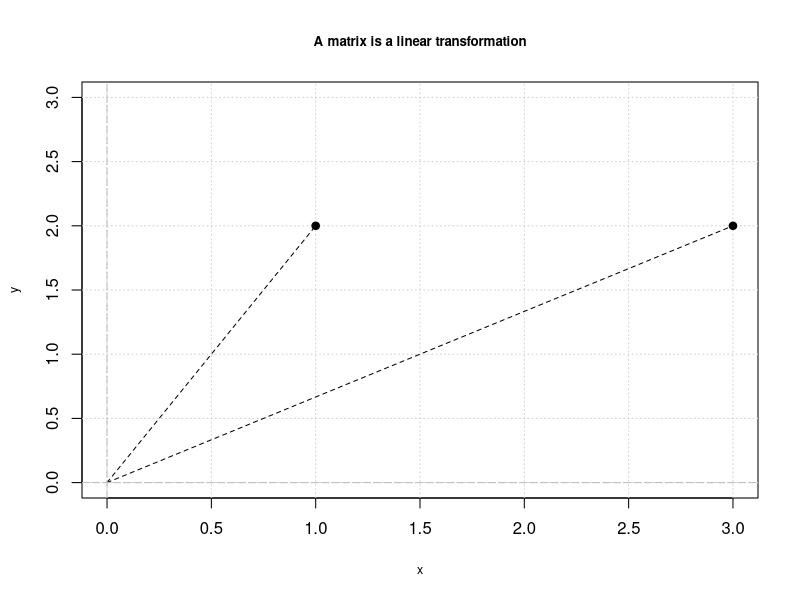
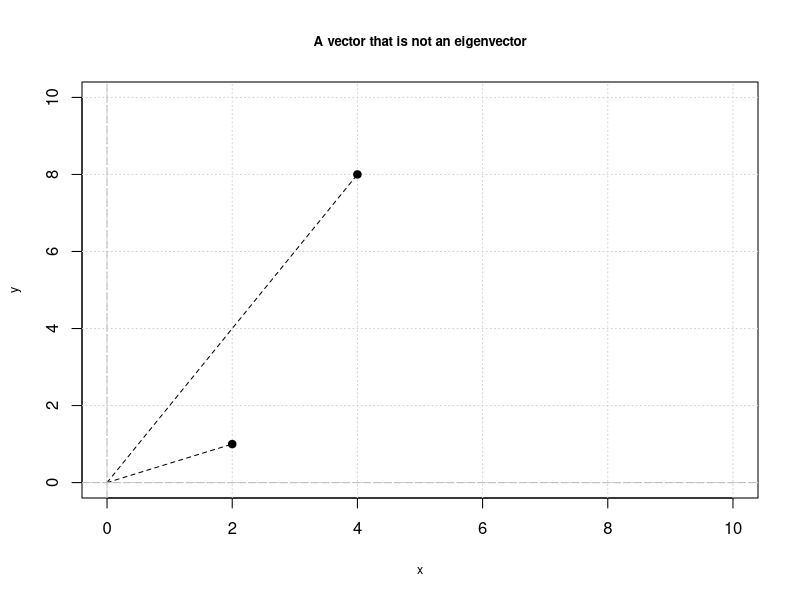
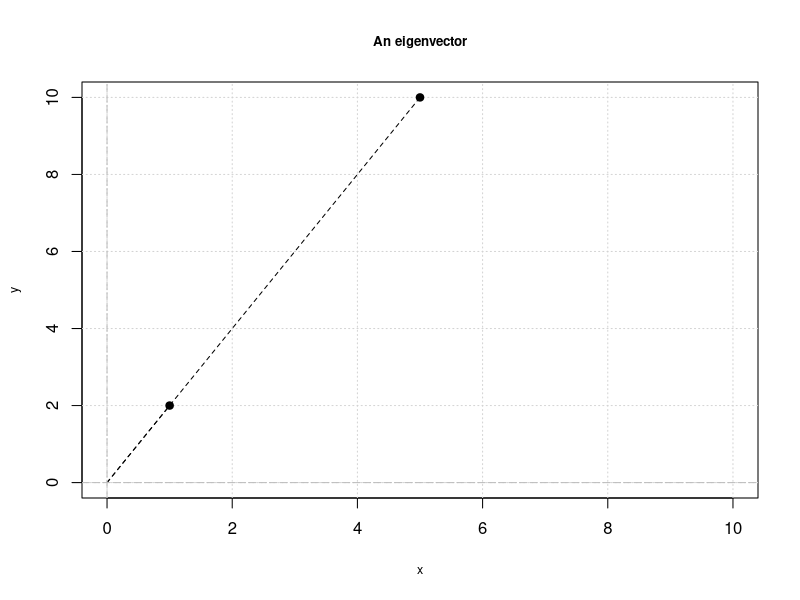

The R source for these figures, in order:
#Sec. I.2.2.1 - Basic terminology
elem <- c(-1, 0.4, -0.5, 0, 3, 2)
A <- matrix(elem, nrow = 2) #create matrix object
A.trans <- t(A) #transpose the matrix

#Sec. I.2.2.2 - Laws of Matrix Algebra
A <- matrix(c(1, 3, 2, 4), nrow = 2) #define square matrix
B <- matrix(c(5, 7, 6, 8), nrow = 2) #define square matrix

C <- A + B #matrix addition
zero.mat <- matrix(c(0, 0, 0, 0), nrow = 2) #define zero matrix

C + zero.mat #should result in C matrix
A + (- A) # should result in zero.mat

A <- matrix(c(0, -1, 1, 2), nrow = 2)
2 * A #multiply the matrix by a scalar

A <- matrix(c(1,2,3), nrow = 3)
B <- matrix(c(-1, 1, 2), nrow = 3)
sum(A * B) #dot product of two non-zero vectors

A <- matrix(c(1, 2, 1), nrow = 3)
B <- matrix(c(-1, 1, -1), nrow = 3)
sum(A * B) #orthogonal vectors

A <- matrix(c(0, 1, 1, 2, -1, 0), nrow = 2)
B <- matrix(c(1, 0 , 2, 0, 0, -1, 2, 1, 0, 1, -1, 2), nrow = 3)
A %*% B #matrix product

A <- matrix(1:9, nrow = 3)
B <- matrix(10:18, nrow = 3)
A %*% B 
B %*% A #non-commutative

x <- 1:9
y <- 10:18
A <- diag(x) #define diagonal matrix
B <- diag (y) #define diagonal matrix
A %*% B
B %*% A #diagonal matrices are commutative 

A <- matrix(1:9, nrow = 3)
B <- diag(10:18, nrow = 3)
t(A %*% B)
t(B) %*% t(A)

#Sec. I.2.2.3 - Singular Matrices
I <- diag(rep(1,4))
A <- matrix(1:16, nrow = 4)
I %*% A
A %*% I

A <- matrix(c(1, -0.25, -0.25, 1), nrow = 2) #define the non-singular matrix
solve(A) #inverse the matrix
solve(A) %*% A #matrix product of inversed matrix and the original produces the identity matrix
A %*% solve(A)

#Sec. I.2.2.4 - Determinants
A <- matrix(c(1, 0, 1, 2, 2, 1, 0, 2, 1, -1, 0, 1, 0, 2, 1, 1), nrow = 4)
det(A) #this is the singular matrix therefore the inverse of matrix A does not exist

#Sec. I.2.2.5 - Matrix Inversion
A <- matrix(c(1, 2, 0, -2, 4, 2, 3, 0, -1), nrow = 3)
det(A) #the determinant of the matrix in not equal to 0, therefore the inverse matrix exists
solve(A) #find the inverse matrix 

#Sec. I.2.2.6 - Solution of Simulaneous Linear Equations
A <- matrix(c(1, 2, 0, -2, 4, 2, 3, 0, -1), nrow = 3)
b <- matrix(c(1, 3, 0), nrow = 3)
solve(A, b) #find the solution

#Sec. I.2.2.7 - Quadratic Forms
mat.vals <- c(1, 2, 0, -2, 4, 2, 3, 0, -1)
A <- matrix(mat.vals, nrow = 3)
x.a <- matrix(c(.5, .3, .2), nrow = 3)
x.b <- matrix(c(1, 0, -1), nrow = 3)
t(x.a) %*% A %*% x.a #calculate the quadratic form
t(x.b) %*% A %*% x.b

#Sec. I.2.2.8 - Definite Matrices
A <- matrix(c(1, 1, -2, 1, 5, -4, 2, -4, 6), nrow = 3)
B <- 0.5 * (A + t(A))
det(B) #principal minor of order 3
#calculate principal minors of order 2
det(B[-1,-1])
det(B[-2,-2])
det(B[-3,-3])
#hence the matrix is positive definite - all the principal minors are positive

#Sec. I.2.3.1 - Matrices as Linear Transformations
#Example 1
x <- c(1,2)
x <- rbind(x,c(3,2))
x
plot(0:3, 0:3, type = "n", main = "A matrix is a linear transformation", 
     xlab = "x", ylab = "y", cex.lab = 0.75, cex.main = 0.8)
grid()
points(x, pch = 19)
arrows(0, 0, 1, 2, length = 0, lty = 2, lwd = 1)
arrows(0, 0, 3, 2, length = 0, lty = 2, lwd = 1)
abline(h = 0, v = 0, col = "grey", lty = 5)
#Example 2
x <- c(2,1)
x <- rbind(x,c(4,8))
plot(0:10, 0:10, type = "n", main = "A vector that is not an eigenvector", 
     xlab = "x", ylab = "y", cex.lab = 0.75, cex.main = 0.8)
grid()
points(x, pch = 19)
arrows(0, 0, 2, 1, length = 0, lty = 2, lwd = 1)
arrows(0, 0, 4, 8, length = 0, lty = 2, lwd = 1)
abline(h = 0, v = 0, col = "grey", lty = 5)
#Example 3
x <- c(1,2)
x <- rbind(x,c(5,10))
plot(0:10, 0:10, type = "n", main = "An eigenvector", 
     xlab = "x", ylab = "y", cex.lab = 0.75, cex.main = 0.8)
grid()
points(x, pch = 19)
arrows(0, 0, 1, 2, length = 0, lty = 2, lwd = 1)
arrows(0, 0, 5, 10, length = 0, lty = 2, lwd = 1)
abline(h = 0, v = 0, col = "grey", lty = 5)

#Sec. I.2.3.5 - Properties of Eigenvalues and Eigenvectors
A <- matrix(c(1, 2, 2, 4), nrow = 2)
eigen(A)

#Sec. I.2.3.6 - Using R ...
corr.mat <- c(1, .5, .2, .5, 1, .3, .2, .3, 1)
A <- matrix(corr.mat, nrow = 3)
eigen(A)

#Sec. I.2.4.1 - Covariance and Correlation Matrices
#V - variance/covariance matrix
#D - volatilities diagonal matrix (measured by standard deviation)
#C - correlation matrix
#V = D * C * D
D <- diag(c(0.2, 0.1, 0.15))
C <- matrix(c(1, 0.8, 0.5, 0.8, 1, 0.3, 0.5, 0.3, 1), nrow = 3)
V <- D %*% C %*% D
V

#Sec. I.2.5.3 - Cholesky Decomposition
#Example I.2.16
A <- matrix(c(1, -1, -1, 2), nrow = 2)
det(A)
#The matrix has to be positive definite to perform the Cholesky decomposition
R <- chol(A) #upper triangular matrix
R
t(R) %*% R #check if the matrix product of the Cholesky matrix equals to matrix A
#Example I.2.16
A <- matrix(c(1, -1, -2, -1, 5, 4, -2, 4, 6), nrow = 3)
R <- chol(A)
t(R) %*% R #check if the matrix product of the Cholesky matrix equals to matrix A

#Sec. I.2.5.3 - LU Decomposition
install.packages("Matrix")
require(Matrix)
A <- matrix(c(1, 2, 0, 1, 2, 2, 1, -1, 0, 2, 3, 8, 1, -3, 8, -2), nrow = 4)
lu.dec <- lu(A) #perform LU factorization
elu.dec <- expand(lu.dec) #assign the expand method
elu.dec$L #lower matrix
elu.dec$U #upper matrix
elu.dec$P #permutation
A2 <- with(elu.dec, P %*% L %*% U) #reconstruct the A matrix
A
A2